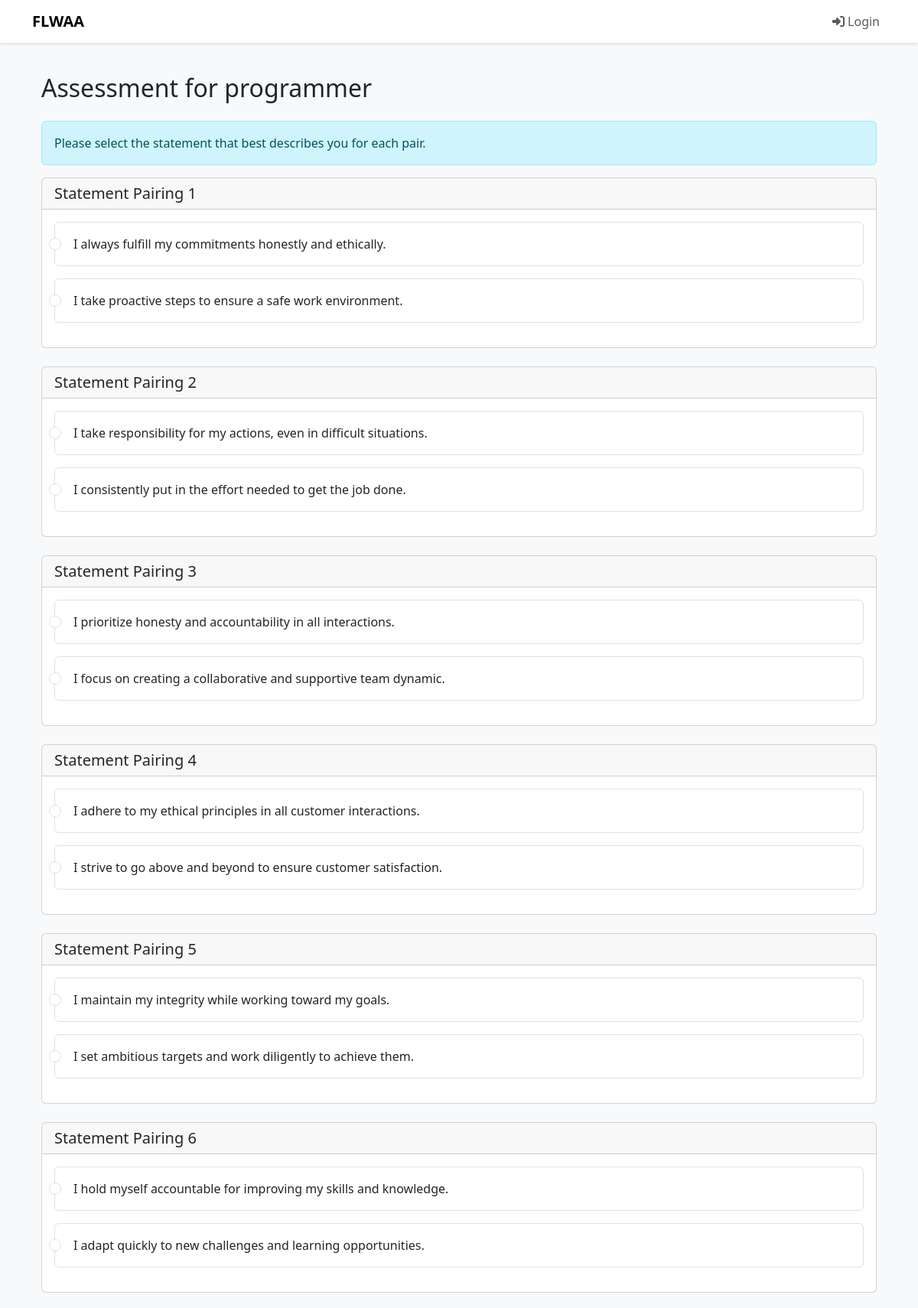
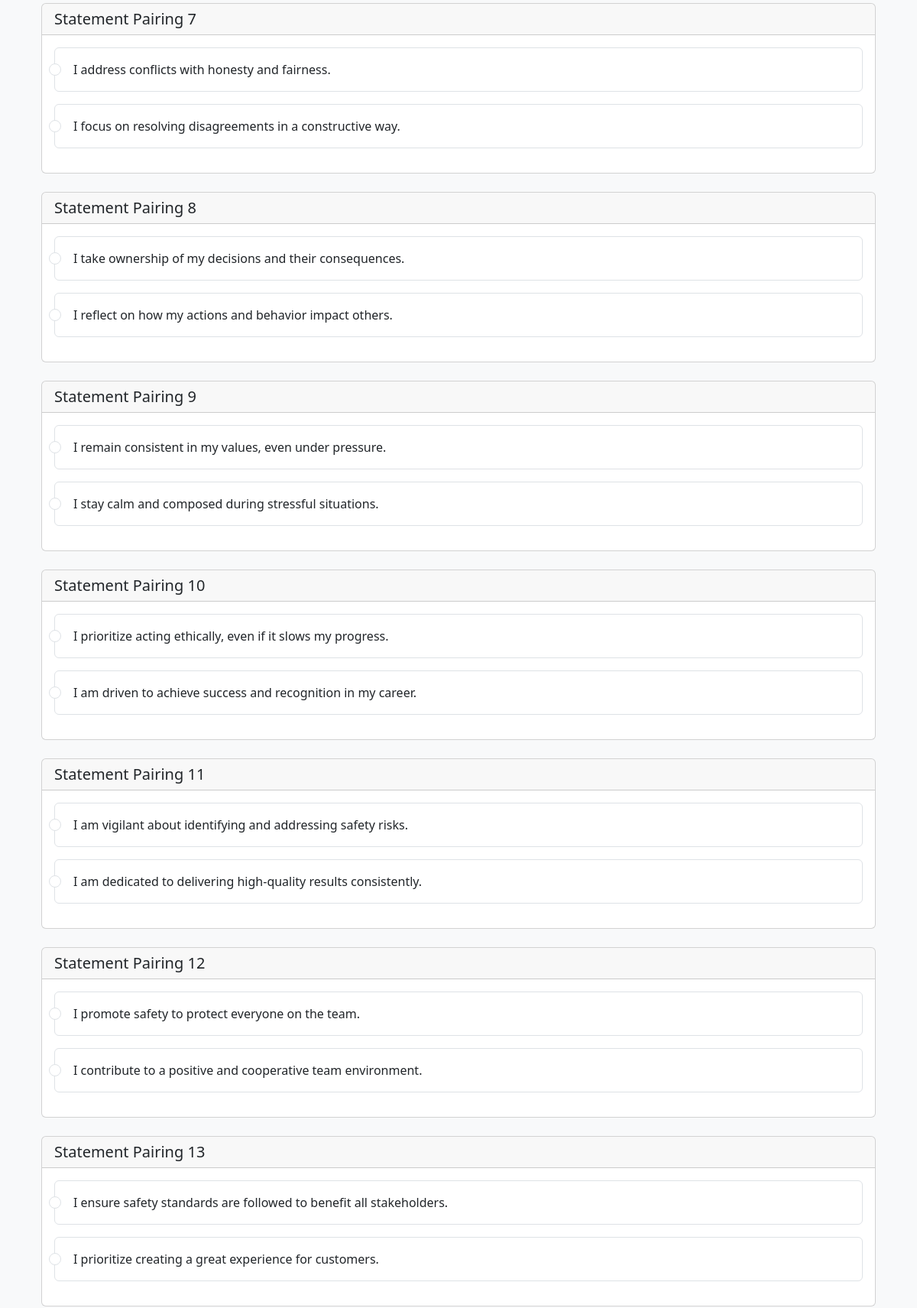
The app's page /assessment/fP3VOwjRUHl1S1A0aOGUnfY6E9IgjHu996c64WQknL6uFbjVrOBCXRUUPjoFVqrR/ (upper part) with its own data (2 pictures, top to bottom).
### baseapp/models.py (models this page shows, shortened)
class Assessment(models.Model):
    ASSESSMENT_TYPE_CHOICES = [
        ('standard', 'Standard Assessment'),
        ('benchmark', 'Benchmark Assessment'),
    ]
    business = models.ForeignKey(Business, on_delete=models.CASCADE)
    assessment_type = models.CharField(
        max_length=20,
        choices=ASSESSMENT_TYPE_CHOICES,
        default='standard'
    )
    candidate_name = models.CharField(max_length=255)
    candidate_email = models.EmailField()
    position = models.CharField(max_length=255)
    region = models.CharField(max_length=100)
    manager_name = models.CharField(max_length=255)
    manager_email = models.EmailField()
    unique_link = models.CharField(max_length=64, unique=True)
    created_by = models.ForeignKey(CustomUser, on_delete=models.CASCADE)
    created_at = models.DateTimeField(auto_now_add=True)
    completed = models.BooleanField(default=False)
    completed_at = models.DateTimeField(null=True, blank=True)
    benchmark_batch = models.ForeignKey(
        BenchmarkBatch,
        on_delete=models.SET_NULL,
        null=True,
        blank=True,
        related_name='assessment_set'
    )
    class Meta:
        ordering = ['-created_at']

class QuestionPair(models.Model):
    business = models.ForeignKey(Business, on_delete=models.CASCADE)
    attribute1 = models.ForeignKey(
        Attribute,
        on_delete=models.CASCADE,
        related_name='questions_as_first'
    )
    attribute2 = models.ForeignKey(
        Attribute,
        on_delete=models.CASCADE,
        related_name='questions_as_second'
    )
    statement_a = models.TextField()  # Statement favoring attribute1
    statement_b = models.TextField()  # Statement favoring attribute2
    active = models.BooleanField(default=True)
    created_at = models.DateTimeField(auto_now_add=True)
    order = models.IntegerField(default=0)  # For controlling question order
    class Meta:
        unique_together = ['business', 'attribute1', 'attribute2']
        ordering = ['order']

### baseapp/views.py (the view)
# urls.py: path('assessment/<str:unique_link>/', views.take_assessment, name='take_assessment'),
def take_assessment(request, unique_link):
    assessment = get_object_or_404(Assessment, unique_link=unique_link)
    if assessment.completed:
        messages.error(request, 'This assessment has already been completed.')
        return render(request, 'baseapp/assessment_closed.html')
    question_pairs = QuestionPair.objects.filter(active=True).order_by('order')
    if request.method == 'POST':
        form = AssessmentResponseForm(request.POST, question_pairs=question_pairs)
        if form.is_valid():
            assessment_response = AssessmentResponse.objects.create(
                assessment=assessment
            )
            for pair in question_pairs:
                field_name = f'question_{pair.id}'
                if field_name in form.cleaned_data:
                    chose_a = form.cleaned_data[field_name] == 'A'
                    QuestionResponse.objects.create(
                        assessment_response=assessment_response,
                        question_pair=pair,
                        chose_a=chose_a
                    )
                else:
                    messages.error(request, 'Please answer all questions before submitting.')
                    return render(request, 'baseapp/take_assessment.html', {
                        'form': form,
                        'assessment': assessment
                    })
            assessment.completed = True
            assessment.completed_at = timezone.now()
            assessment.save()
            try:
                pdf_path = generate_assessment_report(assessment_response)
                email = EmailMessage(
                    f'Assessment Report - {assessment.candidate_name}',
                    f'Please find attached the assessment report for {assessment.candidate_name}.',
                    settings.DEFAULT_FROM_EMAIL,
                    [assessment.manager_email]
                )
                with open(pdf_path, 'rb') as f:
                    email.attach(
                        f'assessment_report_{assessment.candidate_name}.pdf',
                        f.read(),
                        'application/pdf'
                    )
                email.send()
                os.remove(pdf_path)
            except Exception as e:
                print(f"Failed to send report email: {e}")
            return render(request, 'baseapp/thank_you.html')
    else:
        form = AssessmentResponseForm(question_pairs=question_pairs)
    return render(request, 'baseapp/take_assessment.html', {
        'form': form,
        'assessment': assessment
    })

### baseapp/forms.py (shortened to what this page needs)
class AssessmentResponseForm(forms.Form):
    def __init__(self, *args, **kwargs):
        question_pairs = kwargs.pop('question_pairs', [])
        super().__init__(*args, **kwargs)
        for index, pair in enumerate(question_pairs, start=1):
            field_name = f'question_{pair.id}'
            self.fields[field_name] = forms.ChoiceField(
                choices=[
                    ('A', pair.statement_a),
                    ('B', pair.statement_b)
                ],
                widget=forms.RadioSelect(attrs={
                    'class': 'form-check-input',
                    'required': True,
                    'data-question-id': pair.id
                }),
                label=f'Statement Pairing {index}',  # Generic labeling
                required=True,
                error_messages={
                    'required': 'Please select an answer for this question.'
                }
            )

### baseapp/templates/baseapp/take_assessment.html (shortened to what this page needs)
{% extends 'baseapp/base.html' %}
{% load crispy_forms_tags %}
{% block content %}
<div class="container py-4">
    <h2 class="mb-4">Assessment for {{ assessment.position }}</h2>
    <div class="alert alert-info">
        <p class="mb-0">Please select the statement that best describes you for each pair.</p>
    </div>
    <form method="post" class="needs-validation" novalidate>
        {% for field in form %}
            <div class="card mb-4">
                <div class="card-header">
                    <h5 class="mb-0">{{ field.label }}</h5>
                </div>
                <div class="card-body">
                    {% for choice in field %}
                        <div class="form-check mb-3 p-3 border rounded">
                            {{ choice.tag }}
                            <label class="form-check-label ms-2" for="{{ choice.id_for_label }}">
                                {{ choice.choice_label }}
                            </label>
                        </div>
                    {% endfor %}
                </div>
            </div>
        {% endfor %}
    </form>
</div>
{% endblock %}

### baseapp/templates/baseapp/base.html (shortened to what this page needs)
{% load static %}
<!DOCTYPE html>
<html lang="en">
<head>
    <link href="https://cdn.jsdelivr.net/npm/bootstrap@5.3.2/dist/css/bootstrap.min.css" rel="stylesheet">
    <link rel="stylesheet" href="https://cdnjs.cloudflare.com/ajax/libs/font-awesome/6.5.1/css/all.min.css">
</head>
<body class="bg-light">
    <nav class="navbar navbar-expand-lg navbar-light bg-white navbar-custom">
        <div class="container">
            <a class="navbar-brand" href="{% url 'baseapp:home' %}">
                <span class="fw-bold">FLWAA</span>
            </a>
            <div class="collapse navbar-collapse" id="navbarNav">
                <ul class="navbar-nav ms-auto">
                    {% if user.is_authenticated %}
                        {% if user.is_staff or user.is_superuser %}
                            <li class="nav-item">
                                <a class="nav-link" href="{% url 'baseapp:admin_dashboard' %}">
                                    <i class="fas fa-chart-line me-1"></i>Admin Dashboard
                                </a>
                            </li>
                        {% endif %}
                        {% if user.is_hr_user %}
                            <li class="nav-item">
                                <a class="nav-link" href="{% url 'baseapp:dashboard' %}">
                                    <i class="fas fa-tachometer-alt me-1"></i>HR Dashboard
                                </a>
                            </li>
                        {% endif %}
                        <li class="nav-item dropdown">
                            <a class="nav-link dropdown-toggle" href="#" id="userDropdown" role="button" data-bs-toggle="dropdown">
                                <i class="fas fa-user-circle me-1"></i>{{ user.email }}
                            </a>
                            <ul class="dropdown-menu dropdown-menu-end">
                                <li>
                                    <form method="post" action="{% url 'baseapp:logout' %}">
                                        {% csrf_token %}
                                        <button type="submit" class="dropdown-item">
                                            <i class="fas fa-sign-out-alt me-1"></i>Logout
                                        </button>
                                    </form>
                                </li>
                            </ul>
                        </li>
                    {% else %}
                        <li class="nav-item">
                            <a class="nav-link" href="{% url 'baseapp:login' %}">
                                <i class="fas fa-sign-in-alt me-1"></i>Login
                            </a>
                        </li>
                    {% endif %}
                </ul>
            </div>
        </div>
    </nav>
    <div class="content-wrapper">
        <div class="container">
            {% block content %}{% endblock %}
        </div>
    </div>
</body>
</html>

### baseapp/templates/baseapp/base.html (style rules this page uses)
.navbar-custom { box-shadow: 0 2px 4px rgba(0,0,0,.1); }
.content-wrapper { min-height: calc(100vh - 60px); padding-top: 1rem; padding-bottom: 2rem; }

### records on screen
Assessment: position "programmer"
QuestionPair: choice_label "I always fulfill my commitments honestly and ethically." "I take proactive steps to ensure a safe work environment."
QuestionPair: choice_label "I take responsibility for my actions, even in difficult situations." "I consistently put in the effort needed to get the job done."
QuestionPair: choice_label "I prioritize honesty and accountability in all interactions." "I focus on creating a collaborative and supportive team dynamic."
QuestionPair: choice_label "I adhere to my ethical principles in all customer interactions." "I strive to go above and beyond to ensure customer satisfaction."
QuestionPair: choice_label "I maintain my integrity while working toward my goals." "I set ambitious targets and work diligently to achieve them."
QuestionPair: choice_label "I hold myself accountable for improving my skills and knowledge." "I adapt quickly to new challenges and learning opportunities."
QuestionPair: choice_label "I address conflicts with honesty and fairness." "I focus on resolving disagreements in a constructive way."
QuestionPair: choice_label "I take ownership of my decisions and their consequences." "I reflect on how my actions and behavior impact others."
QuestionPair: choice_label "I remain consistent in my values, even under pressure." "I stay calm and composed during stressful situations."
QuestionPair: choice_label "I prioritize acting ethically, even if it slows my progress." "I am driven to achieve success and recognition in my career."
QuestionPair: choice_label "I am vigilant about identifying and addressing safety risks." "I am dedicated to delivering high-quality results consistently."
QuestionPair: choice_label "I promote safety to protect everyone on the team." "I contribute to a positive and cooperative team environment."
QuestionPair: choice_label "I ensure safety standards are followed to benefit all stakeholders." "I prioritize creating a great experience for customers."

### other values on screen
{{ field.label }} "Statement Pairing 1" "Statement Pairing 2" "Statement Pairing 3" "Statement Pairing 4" "Statement Pairing 5" "Statement Pairing 6" "Statement Pairing 7" "Statement Pairing 8" "Statement Pairing 9" "Statement Pairing 10" "Statement Pairing 11" "Statement Pairing 12" "Statement Pairing 13"
